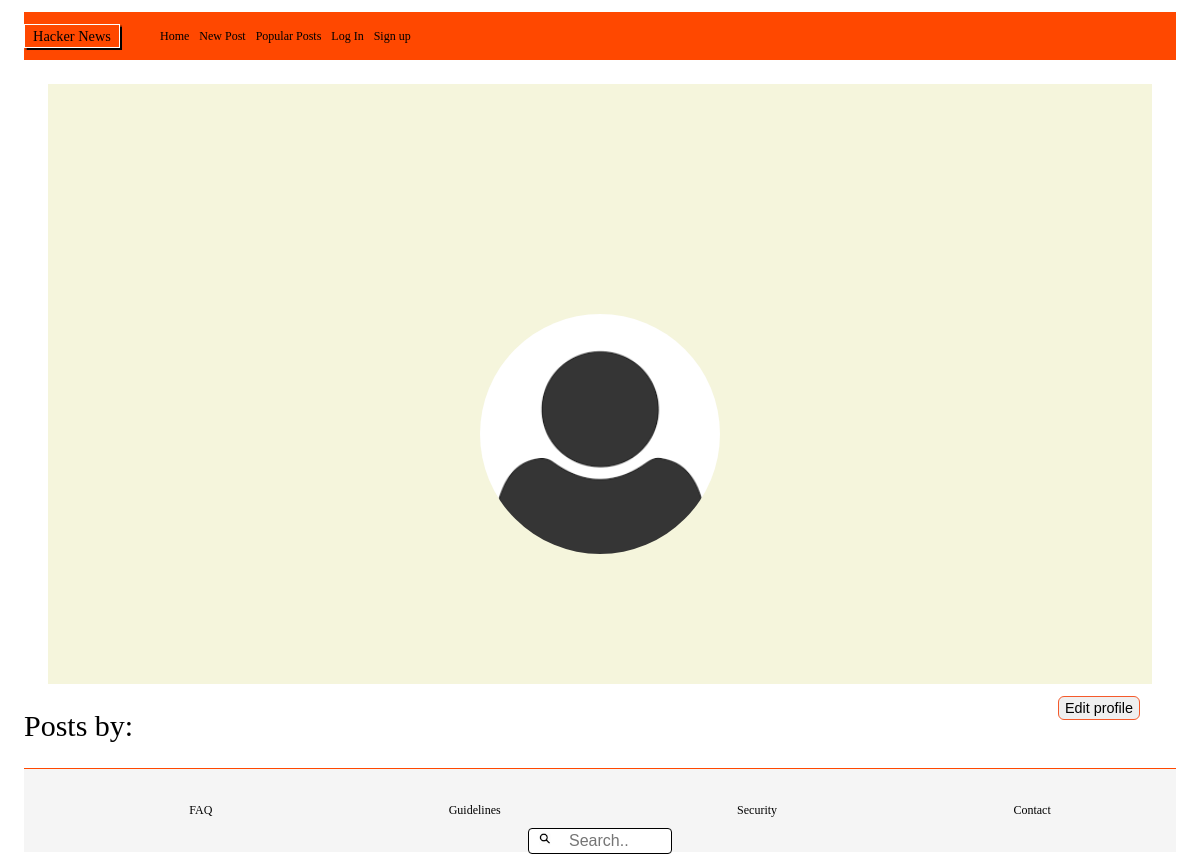
Page /profile.php?username=SuneÅke on the earlier database version.
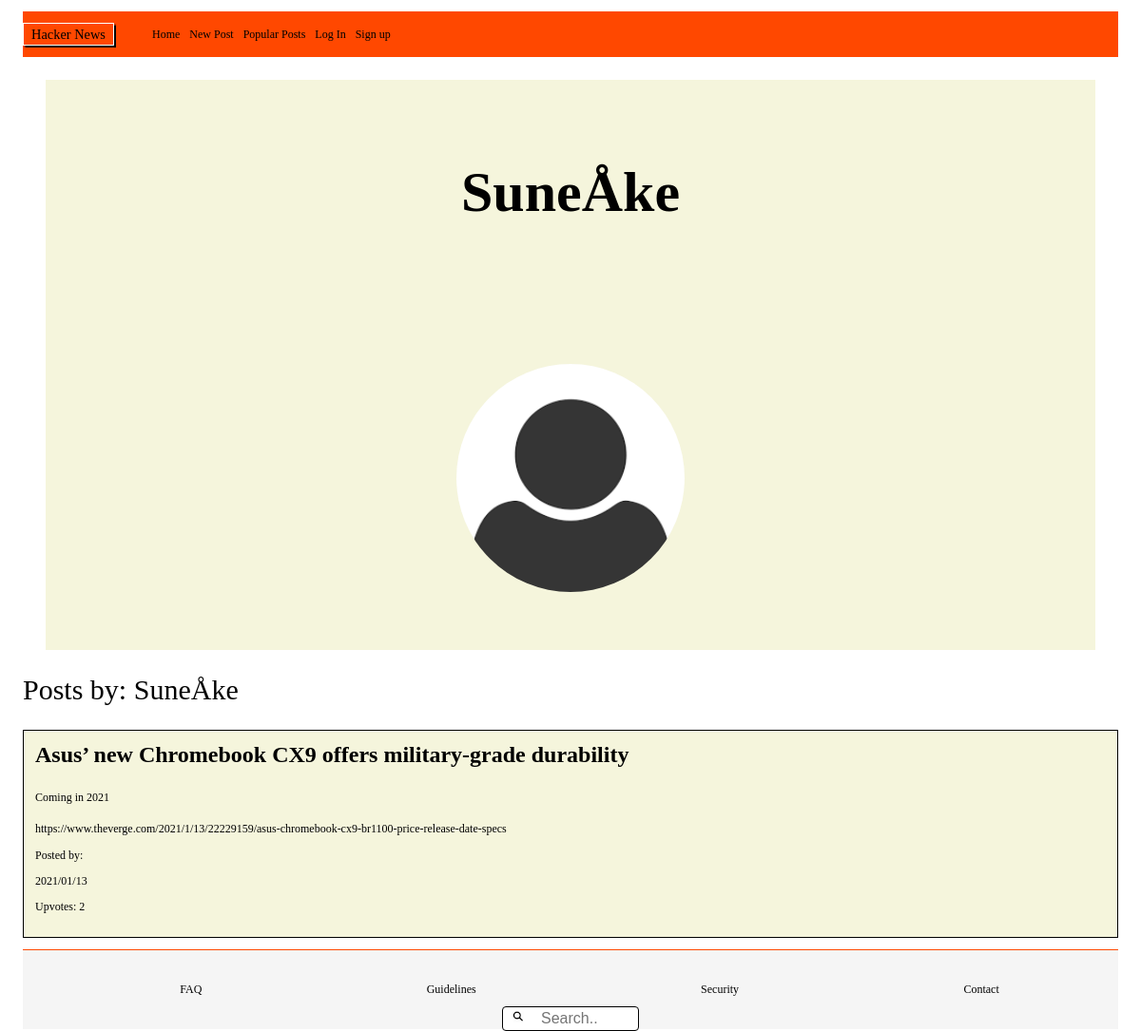
Same page on the later database version.
### tables this page shows
CREATE TABLE Users (
	"id" integer PRIMARY KEY AUTOINCREMENT,
	username varchar,
	first_name string,
	last_name string,
	email varchar,
	password varchar,
	avatar varchar,
	biography string
);

CREATE TABLE Posts (
	id integer PRIMARY KEY AUTOINCREMENT,
	title string,
	description string,
	post_url varchar,
	post_date datetime,
	user_id varchar,
	user_username varchar
);

### web/functions/userFunction.php (called while the page is built, shortened)
<?php
function fetchUser($pdo, $username)
{
    $database = ("SELECT id, username, email, password, avatar, biography FROM Users WHERE username = :username");
    $statement = $pdo->prepare($database);
    $statement->BindParam(':username', $username, PDO::PARAM_STR);
    $statement->execute();
    $userProfile = $statement->fetch(PDO::FETCH_ASSOC);
    return $userProfile;
}

### web/functions/postsFunction.php (called while the page is built, shortened)
<?php
function getUserPosts($pdo, $profileId)
{
    $database = ("SELECT Posts.id, title, description, post_url, post_date, user_id FROM Posts
INNER JOIN Users
ON Posts.user_id = Users.id
WHERE Users.id = :id
ORDER BY Posts.id DESC");
    $statement = $pdo->prepare($database);
    $statement->BindParam(':id', $profileId, PDO::PARAM_INT);
    $statement->execute();
    $userPosts = $statement->fetchAll(PDO::FETCH_ASSOC);
    return $userPosts;
}

### web/functions/upvoteFunctions.php (called while the page is built, shortened)
<?php
function countUpvotes($pdo, $postId)
{
    $database = ('SELECT COUNT(*) FROM Likes WHERE post_id = :postId');
    $statement = $pdo->prepare($database);
    $statement->bindParam(':postId', $postId, PDO::PARAM_INT);
    $statement->execute();
    $upvotes = $statement->fetch(PDO::FETCH_ASSOC);
    return $upvotes['COUNT(*)'];
}

### profile.php (the view, shortened to what this page needs)
<?php require __DIR__ . '/homepage/header.php'; ?>
<?php require __DIR__ . '/homepage/navbar.php'; ?>
<?php if (isset($_GET['username'])) {
    $username = filter_var($_GET['username'], FILTER_SANITIZE_STRING);
    $userProfile = fetchUser($pdo, $username);
    $profileId = $userProfile['id'];
    $userPosts = getUserPosts($pdo, $profileId);
} ?>
<article class="profile_container">
    <div class="profile_page">
        <div class="profile_image">
            <h1 class="profile_username"><?php echo $userProfile['username']; ?> </h1>
            <img class="p_image" src="<?php echo ($userProfile['avatar'] !== null) ? "/uploads/avatars/" . $userProfile['avatar'] : '/assets/profile_image_placeholder.png'; ?>" alt="Avatar image">
        </div>
    </div>
    <?php if ($profileId === $_SESSION['user']['id']) : ?>
        <a href="settings.php?username=<?php echo $_SESSION['user']['username']; ?> "><button class="edit_profile">Edit profile</button> </a>
    <?php endif; ?>
</article>
<section>
    <h2 class="user_post_title"> Posts by: <?php echo $userProfile['username']; ?> </h2>
    <?php if (is_array($userPosts)) {
        foreach ($userPosts as $userPost) :  ?>
            <?php $countUpvotes = countUpvotes($pdo, $userPost['id']); ?>
            <div class="posts_container">
                <div class="user_posts">
                    <h3 class="post_title"> <?php echo $userPost['title']; ?> </h3>
                    <p> <?php echo $userPost['description']; ?> </p>
                    <a href="<?php echo $userPost['post_url'] ?> "> <?php echo $userPost['post_url']; ?> </a>
                    <p> Posted by: <?php echo $_SESSION['user']['username']; ?> </p>
                    <p> <?php echo $userPost['post_date']; ?> </p>
                    <p> Upvotes: <?php echo $countUpvotes ?></p>
                </div>
            </div>
    <?php endforeach;
    } ?>
</section>
<?php require __DIR__ . '/homepage/footer.php'; ?>

### homepage/header.php (shortened to what this page needs)
<!DOCTYPE html>
<html lang="en">
<head>
    <link rel="stylesheet" href="/CSS Assests/index.css">
    <link rel="stylesheet" href="/CSS Assests/navBar.css">
    <link rel="stylesheet" href="/CSS Assests/footer.css">
    <link rel="stylesheet" href="/css assests/profile.css">
    <link rel="stylesheet" href="/css assests/settings.css">
    <link rel="stylesheet" href="/css assests/signUp.css">
    <link rel="stylesheet" href="/css assests/postCreator.css">
    <link rel="stylesheet" href="/css assests/loginPage.css">
    <link rel="stylesheet" href="/css assests/comments.css">
</head>

### homepage/navbar.php
<body>
    <div class="top_nav">
        <p class="page_title">Hacker News</p>
        <ul class="nav_bar">
            <li>
                <a <?php echo $_SERVER['SCRIPT_NAME'] === '/index.php' ? 'active' : ''; ?>" href="/index.php">Home</a>
            </li>
            <li>
                <a href="/postCreator.php"> New Post </a>
            </li>
            <li>
                <a <?php echo $_SERVER['SCRIPT_NAME'] === '/popularPosts.php' ? 'active' : ''; ?>" href="/popularPosts.php">Popular Posts</a>
            </li>
            <?php if (isset($_SESSION['user'])) : ?>
                <?php $user = $_SESSION['user'] ?>
                <li class="user_container">
                    <a style="color: blue;" href="/profile.php?username=<?php echo $_SESSION['user']['username']; ?>"> <?php echo $user['username']; ?> </a>
                    <img class="navbar_avatar" src="<?php echo ($user['avatar'] !== null) ? "/uploads/avatars/" . $user['avatar'] : 'assets/profile_image_placeholder.png'; ?>" id="avatar-image" alt="Avatar image">
                </li>
                <?php if (isset($_SESSION['user'])) : ?>
                    <li>
                        <a href="web/user/logout.php">Log Out</a>
                    </li>
                <?php endif; ?>
            <?php else : ?>
                <li>
                    <a href="loginPage.php">Log In</a>
                </li>
                <li>
                    <a href="signUp.php">Sign up</a>
                </li>
            <?php endif; ?>
        </ul>
    </div>

### homepage/footer.php
<footer class="endOfPage">
    <div class="footerListContainer">
        <ul class="footerList">
            <li> FAQ </li>
            <li> Guidelines </li>
            <li> Security </li>
            <li> Contact </li>
        </ul>
    </div>
    <div class="searchBar">
        <form class="searchBarMain">
            <input type="text" name="search" placeholder="Search..">
        </form>
    </div>
</footer>
</body>
</html>

### css assests/index.css (style rules this page uses)
* { box-sizing: border-box; font-size: 12px; }
body { height: 100vh; margin: 0; padding-top: 1rem; padding-left: 2rem; padding-right: 2rem; }

### css assests/navBar.css (style rules this page uses)
.top_nav { display: flex; align-items: center; flex-direction: row; width: 100%; background-color: rgb(255, 72, 0); height: 4rem; }
ul { display: flex; align-items: center; justify-content: space-between; gap: 10px; list-style: none; }
.page_title { display: flex; justify-content: center; align-items: center; font-size: 1.2rem; border: solid 1px white; box-shadow: 1px 1px 1px 0.5px black; height: 2rem; width: 8rem; }
a { text-decoration: none; color: black; }

### css assests/footer.css (style rules this page uses)
.endOfPage { height: 7rem; width: 100%; background-color: whitesmoke; border-top: 1px solid rgb(255, 72, 0); display: flex; align-items: center; justify-content: center; padding: 1rem; }
.searchBarMain input { width: 12rem; height: 1rem; box-sizing: border-box; border: 1px solid black; border-radius: 4px; font-size: 16px; background-color: white; background-image: url("/Assets/search-icon-png-5.png"); background-size: 1rem 1rem; background-position: 0.8rem 0.3rem; background-repeat: no-repeat; padding: 12px 20px 12px 40px; margin-top: 4rem; }
.searchBar { width: 77.5rem; height: 5rem; position: absolute; display: flex; justify-content: center; }
.footerListContainer { height: 100%; width: 100%; display: flex; justify-content: center; margin-top: 0.1rem; }
.footerList { width: 100%; display: flex; justify-content: space-around; flex-direction: row; }

### css assests/profile.css (style rules this page uses)
.profile_container { background: beige; margin: 2rem; }
.profile_page { display: flex; justify-content: center; }
.profile_username { font-size: 5rem; margin-top: 2rem; display: flex; justify-content: center; }
.profile_image { background-color: beige; width: 100vh; height: 60vh; display: flex; flex-direction: column; align-items: center; margin: 5rem; }
.p_image { width: 20rem; height: 20rem; border-radius: 20rem; margin-top: 5rem; }
.user_posts { font-size: 1.6rem; width: 100%; }
.user_post_title { font-size: 2.5rem; font-weight: 100; }
.post_title { font-size: 2rem; margin: 0; margin-bottom: 1em; }
.posts_container { display: flex; border: solid 1px black; margin-top: 0.2rem; padding: 1rem; margin-bottom: 1rem; background-color: beige; }
.edit_profile { font-size: 1.2rem; float: right; height: 2rem; border: solid 1px rgb(245, 90, 43); border-radius: 0.5rem; margin: 1rem; }

Differences in the rows shown:
added users: username "SuneÅke"
added posts: title "Asus’ new Chromebook CX9 offers military-grade durability", description "Coming in 2021", post_url "https://www.theverge.com/2021/1/13/22229159/asus-chromebook-cx9-br1100-price-release-date-specs", post_date "2021/01/13", countUpvotes "2"
Other differences:
text no longer shown: "Edit profile"
